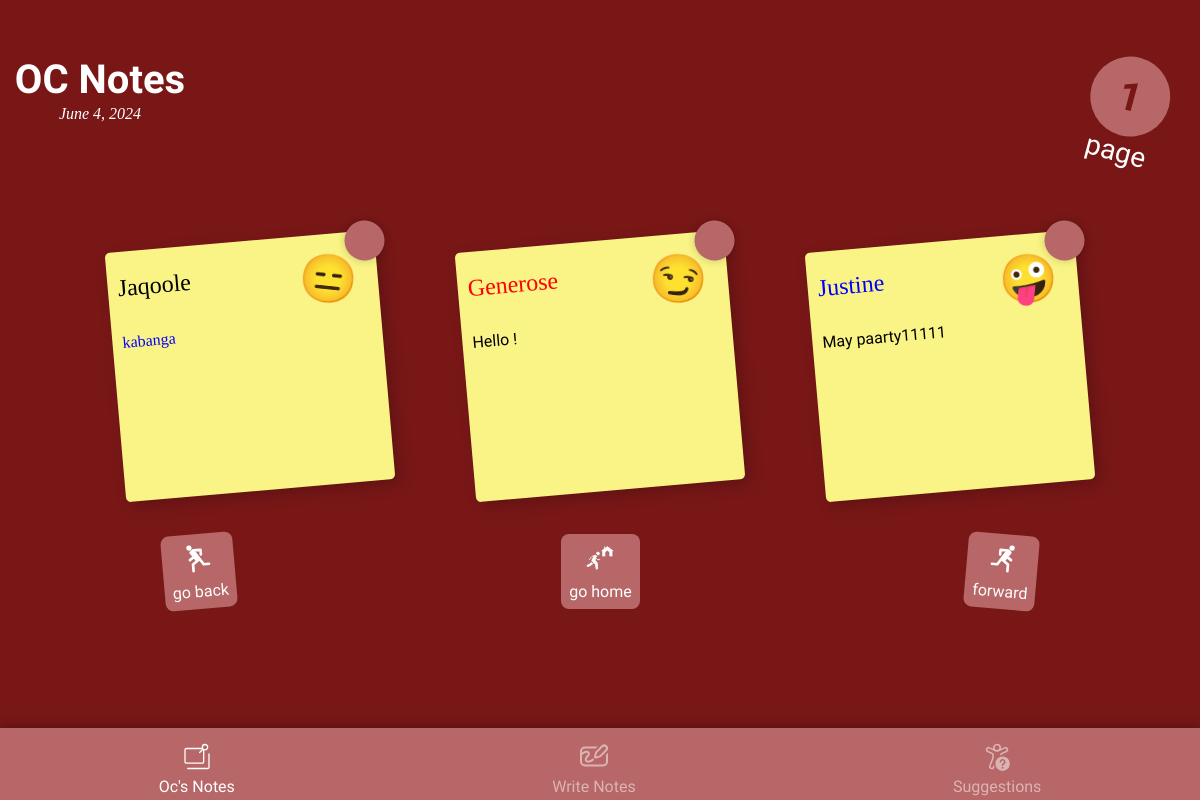
Before: / with the older database file.
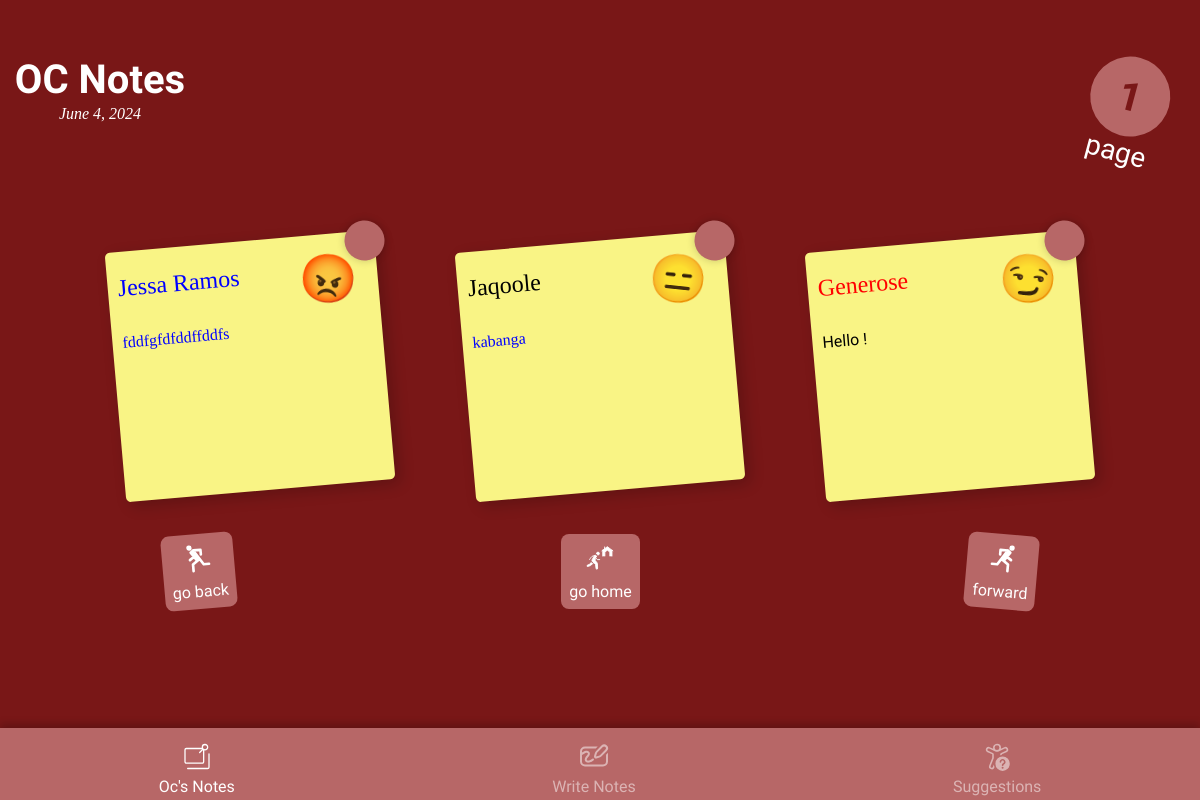
After: the same page with the newer database file.
### myapp/models.py (models this page shows)
class StickyNote(models.Model):
    nickname = models.CharField(max_length=13)
    nickname_color = models.CharField(max_length=5)
    nickname_font = models.CharField(max_length=20)
    content = models.TextField(max_length=155)
    content_color = models.CharField(max_length=5)
    content_font = models.CharField(max_length=20)
    emoji = models.CharField(max_length=255)
    def __str__(self) -> str:
        return self.nickname

### myapp/views.py (the view)
# urls.py: path('' , view=views.clipboard_list_page , name="home" ),
def clipboard_list_page(request):
    if request.method == "GET":
        notes = sticky_notes = StickyNote.objects.all().order_by('-id')[:NUMBER_OF_NOTES_TO_DISPLAY]
        previous_page(12)
        context = {"notes" : notes }
        return render(request , 'clipboards_screens.html' , context=context)

### myapp/views.py (called while the page is built)
def previous_page(start_id):
    sticky_notes = StickyNote.objects.filter(id__gt=start_id).order_by('id')[:NUMBER_OF_NOTES_TO_DISPLAY:-1]
    print(f"Previous Page: {sticky_notes}")
    return sticky_notes

### myapp/templates/clipboards_screens.html (shortened to what this page needs)
{% load static %}
<!DOCTYPE html>
<html lang="en">
<head>
    <link rel="stylesheet" href="{% static 'css\clipboard_screens_design.css' %}">
</head>
<body>
    <div class="tool-bar">
        <div class="tool">
            <p>Oc's Notes</p>
        </div>
        <div class="tool" onclick="changeTemplate('{% url 'write' %}');">
            <p>Write Notes</p>
        </div>
        <div class="tool" onclick="changeTemplate('{% url 'suggestion' %}');">
            <p>Suggestions</p>
        </div>
    </div>
    <div class="container">
        <div class="header-bar">
            <div class="header-left">
                <h1 class="app_name">OC Notes</h1>
                <h4 class="current_day" id="currentDate"></h4>
            </div>
            <div class="header-right">
                <div class="number-page"><h1 id="page-number"> 1 </h1></div>
                <p class="text-page">page</p>
            </div>
        </div>
        <div class="sticky-notes-container">
            {% for note in notes %}
                <div class="sticky-note" note_id="{{ note.id }}">
                    <div class="note-header">
                        <p class="nickname" style="color: {{note.nickname_color}}; font-family: {{ note.nickname_font }}">{{ note.nickname }}</p>
                        <p class="emoji">{{ note.emoji }}</p>
                        <span class="pin"></span>
                    </div>
                    <div class="sticky-note-content">
                        <p style="color:{{ note.content_color }}; font-family: {{ note.content_font }}">{{ note.content }}</p>
                    </div>
                </div>
            {% endfor %}
        </div>
        <div class="paging-buttons">
            <div class="page-button" onclick="fetchStickyNotes('down')" id="prev-page-button">
                <svg xmlns="http://www.w3.org/2000/svg" width="200" height="200" viewBox="0 0 24 24">
                    <path fill="none" stroke="currentColor" stroke-linecap="round" stroke-linejoin="round" stroke-width="2" d="m15 11l3 2m0-8a1 1 0 1 0 0-2a1 1 0 0 0 0 2ZM9.5 9.5L9.525 6H15L8 17H4m11-9l-3 5l.5 1L17 7.5L15 6m-4 7l5 3.5v5"/>
                </svg>
                <p>go back</p>
            </div>
            <div class="page-button" onclick="changeTemplate('{% url 'home' %}')">
                <p>go home</p>
            </div>
            <div class="page-button" onclick="fetchStickyNotes('up')" id="next-page-button">
                <svg xmlns="http://www.w3.org/2000/svg" width="200" height="200" viewBox="0 0 24 24">
                    <path fill="none" stroke="currentColor" stroke-linecap="round" stroke-linejoin="round" stroke-width="2" d="m15 11l3 2m0-8a1 1 0 1 0 0-2a1 1 0 0 0 0 2ZM9.5 9.5L9.525 6H15L8 17H4m11-9l-3 5l.5 1L17 7.5L15 6m-4 7l5 3.5v5"/>
                </svg>
                <p>forward</p>
            </div>
        </div>
    </div>
</body>
</html>

### static/css/clipboard_screens_design.css (style rules this page uses)
:root { --primary-color : #791717; --secondary-color : #B76767; --tertiary-color: #FFFFFF; --primary-font : "Poetsen One"; --secondary-font : "Quicksand"; --comic-san : "Comic Sans MS", "Comic Sans", cursive; --arial-rounded : 'Arial Rounded MT Bold', Arial, sans-serif; --lucida-writing : 'Lucida Handwriting', cursive; --bradley-hand : 'Bradley Hand', cursive; --chalkboard-se : 'Chalkboard SE', sans-serif; --dakota : 'Dakota', cursive; --permanent-marker : 'Permanent Marker', cursive; --indie-flower : 'Indie Flower', cursive; }
* { color: var(--tertiary-color); margin: 0; }
body { background-color: var(--primary-color); margin: 0; padding-bottom: 13.0svh; min-width: 326px; }
.tool-bar { z-index: 5; position: fixed; bottom: 0; display: flex; width: 100%; background-color: var(--secondary-color); justify-content: space-around; height: 8.5svh; box-shadow: 0.0svh -0.5svh 1.0svh rgba(0,0,0,0.2); padding-bottom: 0.5svh; }
.tool { width: fit-content; display: flex; flex-direction: column; align-items: center; justify-content: center; margin-top: 1.0svh; opacity: 0.5; cursor: pointer; }
.tool svg { flex : 1; height: 4.0svh; width: 4.0svh; }
.tool p { flex: 0; font-family: var(--secondary-font); color: var(--tertiary-color); }
.tool:nth-child(1) { opacity: 1; }
.header-bar { display: flex; flex-direction: row; margin-top: 7.0svh; justify-content: space-between; padding-bottom: 8.0svh; }
.header-left { display: flex; flex-direction: column ; width: 200px; align-items: center ; height: fit-content; }
.app_name { font-size: 5.0svh; width: fit-content; font-family: var(--primary-font); }
.current_day { margin-top: 0.3svh; width: fit-content; font-style: italic; font-weight: var(--secondary-font); font-size: 2.0svh; }
.header-right { display: flex; flex-direction: column; align-items: center; transform: rotate(15deg); width: 100px; margin-right: 3.0svh; }
.number-page { background-color: var(--secondary-color); width: 10.0svh; border-radius: 50%; height: 10.0svh; display: flex; justify-content: center; align-items: center; }
.number-page > * { font-size: 5.0svh; color: var(--primary-color); font-family: var(--primary-font); }
.text-page { text-align: center; width: fit-content; font-weight: lighter; font-family: var(--secondary-font); font-size: 3.5svh; }
.sticky-notes-container { display: flex; flex-direction: row; flex-wrap: wrap; justify-content: center; row-gap: 10.0svh; column-gap: 10.0svh; padding-top: 1.0svh; padding-bottom: 5.0svh; }
.sticky-note { transform: rotate(-5deg); width: 250px; height: 230px; background-color: #f9f485; box-shadow: 5px 5px 15px rgba(0,0,0,0.2); padding: 10px; font-size: 1rem; line-height: 1.5; border-radius: 5px; flex: 0 1 250px; }
.note-header { display: flex; flex-direction: row; justify-content: space-between; height: fit-content; }
.nickname { font-family: var(--primary-font); margin: 0; width: fit-content; font-size: 3.0svh; margin-top: 1.0svh; }
.pin { background-color: var(--secondary-color); box-shadow: 0 0 1.0svh rgba(0,0,0,0.2); border-radius: 50%; width: 5.0svh; height: 5.0svh; position: relative; top: -20px; right: -20px; }
.emoji { position: absolute; top: 10px; right: 20px; font-size: 5.9svh; transform: rotate(11deg); }
.sticky-note-content > * { color: black; font-family: var(--secondary-font); font-weight: 400; margin-top: 3.1svh; word-wrap: break-word; }
.paging-buttons { display: flex; height: 10.0svh; justify-content: space-around; align-items: center; }
.page-button { text-align: center; display: flex; width: fit-content; flex-direction: column; gap: 1.0svh; background-color: var(--secondary-color); padding: 1.0svh; border-radius: 1.0svh; align-items: center; cursor: pointer; }
.page-button svg { flex: 1; width: 4.0svh; height: 4.0svh; }
.page-button p { flex: 0; font-family: var(--secondary-font); }
.page-button:nth-child(1) { transform: rotate(-5deg); }
.page-button:nth-child(1) svg { transform: scaleX(-1); }
.page-button:nth-child(3) { transform: rotate(5deg); }

Changed rows visible on the page:
no longer on this page (row unchanged): StickyNote: nickname "Justine", emoji "🤪", content "May paarty11111", content_color empty (drawn), content_font empty (drawn)
added StickyNote: nickname "Jessa Ramos", emoji "😡", content "fddfgfdfddffddfs", content_color "blue" (drawn), content_font "blue" (drawn)
